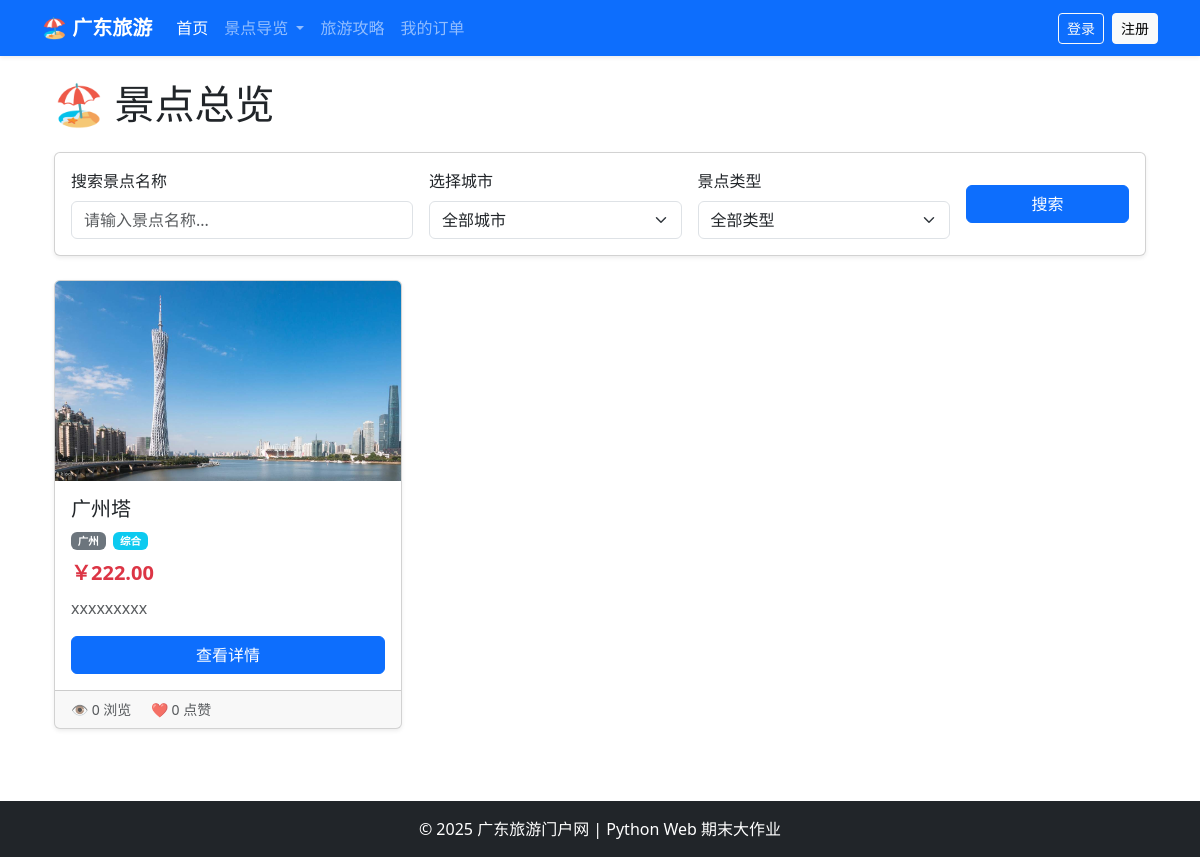
Screenshot of /attractionsApp/attraction_list/ with the database file from the repository.
### attractionsApp/models.py (models this page shows, shortened)
class Attraction(models.Model):
    REGION_CHOICES = (
        ('yue_bei', '粤北'),
        ('yue_xi', '粤西'),
        ('yue_nan', '粤南'),
        ('yue_dong', '粤东'),
        ('gang_ao', '港澳'),
    )
    CITY_CHOICES = (
        ('guangzhou', '广州'),
        ('shenzhen', '深圳'),
        ('foshan', '佛山'),
        ('dongguan', '东莞'),
        ('zhuhai', '珠海'),
        ('zhongshan', '中山'),
        ('jiangmen', '江门'),
        ('huizhou', '惠州'),
        ('zhaoqing', '肇庆'),
        ('shantou', '汕头'),
        ('chaozhou', '潮州'),
        ('other', '其他'),
    )
    TYPE_CHOICES = (
        ('natural', '自然'),
        ('cultural', '人文'),
        ('mixed', '综合'),
    )
    name = models.CharField(max_length=100, verbose_name="景点名称")
    region = models.CharField(max_length=20, choices=REGION_CHOICES, verbose_name="所属区域")
    city = models.CharField(max_length=20, choices=CITY_CHOICES, verbose_name="所属城市", default='guangzhou')
    attraction_type = models.CharField(max_length=20, choices=TYPE_CHOICES, verbose_name="景点类型", default='mixed')
    description = models.TextField(verbose_name="景点介绍")
    price = models.DecimalField(max_digits=7, decimal_places=2, verbose_name="门票价格")
    image = models.ImageField(upload_to='attractions/', verbose_name="封面图")
    opening_hours = models.CharField(max_length=200, verbose_name="开放时间", default="09:00-18:00")
    map_image = models.ImageField(upload_to='attractions/maps/', verbose_name="地图位置图", null=True, blank=True)
    view_count = models.PositiveIntegerField(default=0, verbose_name="浏览量")
    like_count = models.PositiveIntegerField(default=0, verbose_name="点赞数")
    created_at = models.DateTimeField(auto_now_add=True, verbose_name="创建时间")
    updated_at = models.DateTimeField(auto_now=True, verbose_name="更新时间")
    class Meta:
        ordering = ['-created_at']
        verbose_name = "景点"
        verbose_name_plural = "景点"

### attractionsApp/views.py (the view)
# urls.py: path('attraction_list/', views.AttractionListView.as_view(), name='attraction_list'),  # 景点总览页 - 使用ListView
class AttractionListView(ListView):
    model = Attraction
    template_name = 'attractions/list.html'
    context_object_name = 'attractions'
    paginate_by = 12  # 每页显示12个景点
    def get_queryset(self):
        queryset = Attraction.objects.all()
        search_query = self.request.GET.get('search', '')
        if search_query:
            queryset = queryset.filter(name__icontains=search_query)
        city = self.request.GET.get('city', '')
        if city:
            queryset = queryset.filter(city=city)
        attraction_type = self.request.GET.get('type', '')
        if attraction_type:
            queryset = queryset.filter(attraction_type=attraction_type)
        region = self.request.GET.get('region', '')
        if region:
            queryset = queryset.filter(region=region)
        return queryset.order_by('-created_at')
    def get_context_data(self, **kwargs):
        context = super().get_context_data(**kwargs)
        context['current_search'] = self.request.GET.get('search', '')
        context['current_city'] = self.request.GET.get('city', '')
        context['current_type'] = self.request.GET.get('type', '')
        context['current_region'] = self.request.GET.get('region', '')
        context['city_choices'] = Attraction.CITY_CHOICES
        context['type_choices'] = Attraction.TYPE_CHOICES
        return context

### templates/attractions/list.html (shortened to what this page needs)
{% extends 'base.html' %}
{% block content %}
<div class="container mt-4">
    <h1 class="mb-4">🏖️ 景点总览</h1>
    <div class="card mb-4 shadow-sm">
        <div class="card-body">
            <form method="get" action="{% url 'attractionsApp:attraction_list' %}" class="row g-3">
                <div class="col-md-4">
                    <label for="search" class="form-label">搜索景点名称</label>
                    <input type="text" class="form-control" id="search" name="search"
                           value="{{ current_search }}" placeholder="请输入景点名称...">
                </div>
                <div class="col-md-3">
                    <label for="city" class="form-label">选择城市</label>
                    <select class="form-select" id="city" name="city">
                        <option value="">全部城市</option>
                    </select>
                </div>
                <div class="col-md-3">
                    <label for="type" class="form-label">景点类型</label>
                    <select class="form-select" id="type" name="type">
                        <option value="">全部类型</option>
                    </select>
                </div>
                <div class="col-md-2 d-flex align-items-end">
                    <button type="submit" class="btn btn-primary w-100 mb-3">搜索</button>
                </div>
            </form>
        </div>
    </div>
    {% if attractions %}
        <div class="row">
            {% for item in attractions %}
            <div class="col-md-4 mb-4">
                <div class="card h-100 shadow-sm">
                    {% if item.image %}
                        <img src="{{ item.image.url }}" class="card-img-top" alt="{{ item.name }}"
                             style="height: 200px; object-fit: cover;">
                    {% else %}
                        <div class="text-center p-5 bg-light" style="height: 200px; display: flex; align-items: center; justify-content: center;">
                            <span class="text-muted">暂无图片</span>
                        </div>
                    {% endif %}
                    <div class="card-body d-flex flex-column">
                        <h5 class="card-title">{{ item.name }}</h5>
                        <p class="text-muted small mb-2">
                            <span class="badge bg-secondary">{{ item.get_city_display }}</span>
                            <span class="badge bg-info ms-1">{{ item.get_attraction_type_display }}</span>
                        </p>
                        <p class="card-text text-danger fw-bold fs-5 mb-2">￥{{ item.price }}</p>
                        <p class="card-text text-muted flex-grow-1">{{ item.description|truncatechars:80 }}</p>
                        <div class="mt-auto">
                            <a href="{% url 'attractionsApp:attraction_detail' item.id %}"
                               class="btn btn-primary w-100">查看详情</a>
                        </div>
                    </div>
                    <div class="card-footer text-muted small">
                        <span>👁️ {{ item.view_count }} 浏览</span>
                        <span class="ms-3">❤️ {{ item.like_count }} 点赞</span>
                    </div>
                </div>
            </div>
            {% endfor %}
        </div>
    {% else %}
        <div class="alert alert-info text-center" role="alert">
            <h5>暂无景点数据</h5>
            <p class="mb-0">抱歉，没有找到符合条件的景点，请尝试调整筛选条件。</p>
        </div>
    {% endif %}
</div>
{% endblock %}

### rows the page displays
Attraction: image (picture), name "广州塔", city "广州", attraction_type "综合", price "222.00", description "xxxxxxxxx", view_count "0", like_count "0"
